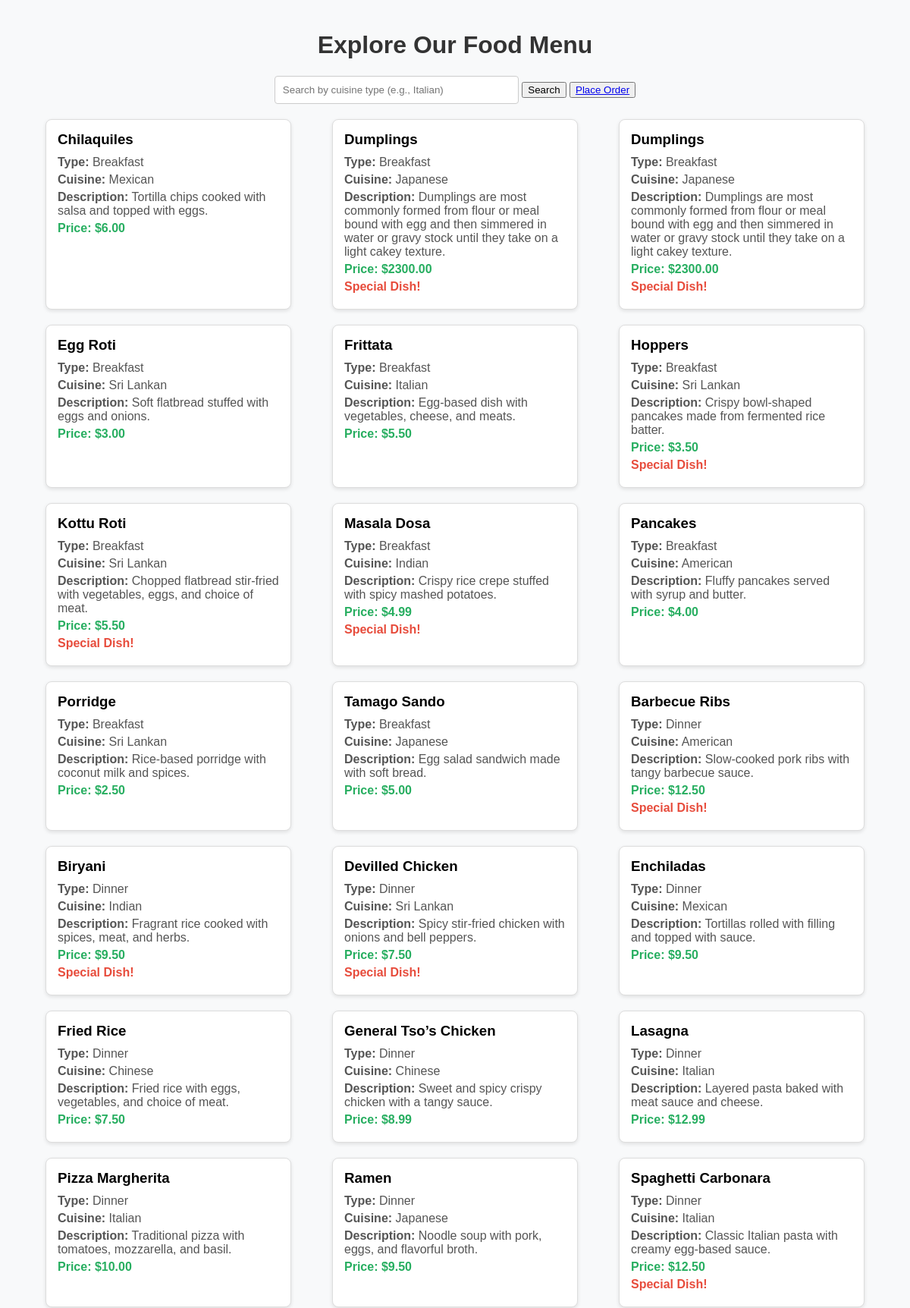
Screenshot of /menus.php (upper part) with the database file from the repository.
### tables this page shows
CREATE TABLE `meals` (
  `id` int(11) NOT NULL,
  `meal_type` varchar(50) NOT NULL,
  `menu_name` varchar(100) NOT NULL,
  `cuisine_type` varchar(50) NOT NULL,
  `description` text DEFAULT NULL,
  `price` decimal(10,2) NOT NULL,
  `special` tinyint(1) DEFAULT 0
);

### menus.php (the view, shortened to what this page needs)
<?php include('db_connect.php'); ?>
<!DOCTYPE html>
<html lang="en">
<head>
</head>
<body>
    <div class="container">
        <h1>Explore Our Food Menu</h1>
        <div class="search-bar">
            <form method="GET" action="">
                <input type="text" name="search" placeholder="Search by cuisine type (e.g., Italian)">
                <button type="submit">Search</button>
                <button><a href="buy_food.php">Place Order</a></button>
            </form>
        </div>
        <div class="meal-list">
            <?php
            $searchQuery = isset($_GET['search']) ? $_GET['search'] : '';
            $query = "SELECT * FROM meals WHERE cuisine_type LIKE '%$searchQuery%' ORDER BY meal_type, menu_name";
            $result = $conn->query($query);
            if ($result->num_rows > 0) {
                while ($row = $result->fetch_assoc()) {
                    echo "
                        <div class='meal-card'>
                            <h3>" . htmlspecialchars($row['menu_name']) . "</h3>
                            <p><strong>Type:</strong> " . htmlspecialchars($row['meal_type']) . "</p>
                            <p><strong>Cuisine:</strong> " . htmlspecialchars($row['cuisine_type']) . "</p>
                            <p><strong>Description:</strong> " . htmlspecialchars($row['description']) . "</p>
                            <p class='price'>Price: $" . htmlspecialchars($row['price']) . "</p>
                            " . ($row['special'] ? "<p style='color: #e74c3c; font-weight: bold;'>Special Dish!</p>" : "") . "
                        </div>
                    ";
                }
            } else {
                echo "<p style='text-align:center; color:#999;'>No meals found matching your search.</p>";
            }
            ?>
        </div>
    </div>
</body>
</html>

### menus.php (style rules this page uses)
body { font-family: Arial, sans-serif; background-color: #f8f9fa; margin: 0; padding: 0; }
.container { width: 90%; margin: auto; padding: 20px; }
h1 { text-align: center; color: #333; }
.search-bar { text-align: center; margin-bottom: 20px; }
.search-bar input { padding: 10px; width: 300px; border: 1px solid #ccc; border-radius: 4px; }
.meal-list { display: flex; flex-wrap: wrap; justify-content: space-between; gap: 20px; }
.meal-card { background: #fff; border: 1px solid #ddd; border-radius: 8px; box-shadow: 0 2px 5px rgba(0, 0, 0, 0.1); width: 30%; padding: 15px; box-sizing: border-box; }
.meal-card h3 { margin: 0 0 10px; }
.meal-card p { margin: 5px 0; color: #555; }
.meal-card .price { font-weight: bold; color: #27ae60; }

### rows the page displays
meals: menu_name "Chilaquiles", meal_type "Breakfast", cuisine_type "Mexican", description "Tortilla chips cooked with salsa and topped with eggs.", price "6.00"
meals: menu_name "Dumplings", meal_type "Breakfast", cuisine_type "Japanese", description "Dumplings are most commonly formed from flour or meal bound with egg and then simmered in water or gravy stock until they take on a light cakey texture.", price "2300.00", special "Special Dish!"
meals: menu_name "Dumplings", meal_type "Breakfast", cuisine_type "Japanese", description "Dumplings are most commonly formed from flour or meal bound with egg and then simmered in water or gravy stock until they take on a light cakey texture.", price "2300.00", special "Special Dish!"
meals: menu_name "Egg Roti", meal_type "Breakfast", cuisine_type "Sri Lankan", description "Soft flatbread stuffed with eggs and onions.", price "3.00"
meals: menu_name "Frittata", meal_type "Breakfast", cuisine_type "Italian", description "Egg-based dish with vegetables, cheese, and meats.", price "5.50"
meals: menu_name "Hoppers", meal_type "Breakfast", cuisine_type "Sri Lankan", description "Crispy bowl-shaped pancakes made from fermented rice batter.", price "3.50", special "Special Dish!"
meals: menu_name "Kottu Roti", meal_type "Breakfast", cuisine_type "Sri Lankan", description "Chopped flatbread stir-fried with vegetables, eggs, and choice of meat.", price "5.50", special "Special Dish!"
meals: menu_name "Masala Dosa", meal_type "Breakfast", cuisine_type "Indian", description "Crispy rice crepe stuffed with spicy mashed potatoes.", price "4.99", special "Special Dish!"
meals: menu_name "Pancakes", meal_type "Breakfast", cuisine_type "American", description "Fluffy pancakes served with syrup and butter.", price "4.00"
meals: menu_name "Porridge", meal_type "Breakfast", cuisine_type "Sri Lankan", description "Rice-based porridge with coconut milk and spices.", price "2.50"
meals: menu_name "Tamago Sando", meal_type "Breakfast", cuisine_type "Japanese", description "Egg salad sandwich made with soft bread.", price "5.00"
meals: menu_name "Barbecue Ribs", meal_type "Dinner", cuisine_type "American", description "Slow-cooked pork ribs with tangy barbecue sauce.", price "12.50", special "Special Dish!"
meals: menu_name "Biryani", meal_type "Dinner", cuisine_type "Indian", description "Fragrant rice cooked with spices, meat, and herbs.", price "9.50", special "Special Dish!"
meals: menu_name "Devilled Chicken", meal_type "Dinner", cuisine_type "Sri Lankan", description "Spicy stir-fried chicken with onions and bell peppers.", price "7.50", special "Special Dish!"
meals: menu_name "Enchiladas", meal_type "Dinner", cuisine_type "Mexican", description "Tortillas rolled with filling and topped with sauce.", price "9.50"
meals: menu_name "Fried Rice", meal_type "Dinner", cuisine_type "Chinese", description "Fried rice with eggs, vegetables, and choice of meat.", price "7.50"
meals: menu_name "General Tso’s Chicken", meal_type "Dinner", cuisine_type "Chinese", description "Sweet and spicy crispy chicken with a tangy sauce.", price "8.99"
meals: menu_name "Lasagna", meal_type "Dinner", cuisine_type "Italian", description "Layered pasta baked with meat sauce and cheese.", price "12.99"
meals: menu_name "Pizza Margherita", meal_type "Dinner", cuisine_type "Italian", description "Traditional pizza with tomatoes, mozzarella, and basil.", price "10.00"
meals: menu_name "Ramen", meal_type "Dinner", cuisine_type "Japanese", description "Noodle soup with pork, eggs, and flavorful broth.", price "9.50"
meals: menu_name "Spaghetti Carbonara", meal_type "Dinner", cuisine_type "Italian", description "Classic Italian pasta with creamy egg-based sauce.", price "12.50", special "Special Dish!"
